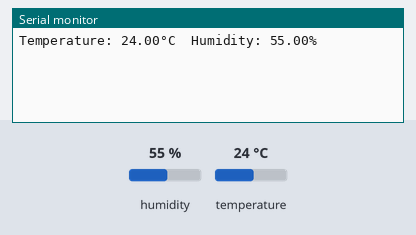
This sketch was run on a simulated ESP8266 (NodeMCU). On the bench: the last lines printed to the serial monitor. Inputs (shaded band) come from the test bench; at power-on: humidity 55 %, temperature 24 °C. WiFi joins after 1.5 s; servers stay silent unless stated.

Above: at 3.0 s.
3.1 s: humidity set to 22 %
At 4.4 s:
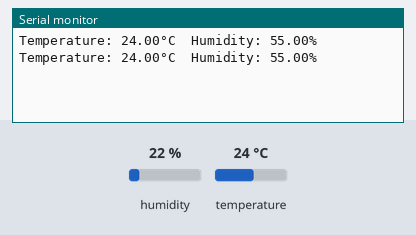
4.6 s: temperature set to 12 °C
At 5.3 s:
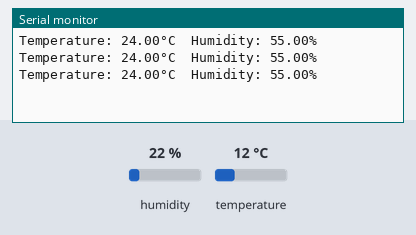
6.1 s: humidity set to 40 %
At 7.6 s:
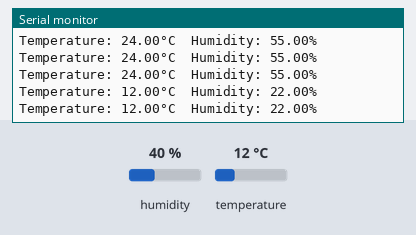
Timing chart, 0 to 9.1 s (numbered marks = the images above; inputs shaded):
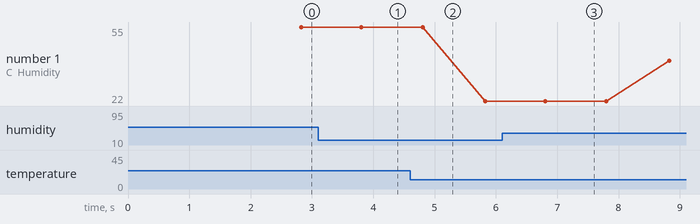

Measured:
- plotted number 1: 22 → 40 after the input at 6.1 s

The sketch:

dht11-blynk-test.ino
```cpp
#define BLYNK_TEMPLATE_ID "YOUR_BLYNK_TEMPLATE_ID"
#define BLYNK_TEMPLATE_NAME "irrrTemp"
#define BLYNK_AUTH_TOKEN "YOUR_BLYNK_AUTH_TOKEN"

#include <ESP8266WiFi.h>
#include <BlynkSimpleEsp8266.h>
#include <DHT.h>

// Replace with your network credentials
char ssid[] = "YOUR_WIFI_NAME";
char pass[] = "YOUR_WIFI_PASSWORD";

// Virtual pins
#define VIRTUAL_PIN_TEMP V2
#define VIRTUAL_PIN_HUMIDITY V1

// DHT sensor settings
#define DHTPIN D3 // Pin where the DHT11 is connected
#define DHTTYPE DHT11

DHT dht(DHTPIN, DHTTYPE);
BlynkTimer timer;

void setup() {
  // Debug console
  Serial.begin(9600);

  // Blynk connection
  Blynk.begin(BLYNK_AUTH_TOKEN, ssid, pass);

  // Initialize the DHT sensor
  dht.begin();

  // Setup a function to be called every second
  timer.setInterval(1000L, sendSensorData);
}

void sendSensorData() {
  // Reading temperature and humidity values from the DHT sensor
  float humidity = dht.readHumidity();
  float temperature = dht.readTemperature();

  if (isnan(humidity) || isnan(temperature)) {
    Serial.println("Failed to read from DHT sensor!");
    return;
  }

  // Printing values to the serial monitor
  Serial.print("Temperature: ");
  Serial.print(temperature);
  Serial.print("°C");
  Serial.print("  Humidity: ");
  Serial.print(humidity);
  Serial.println("%");

  // Sending temperature and humidity values to Blynk
  Blynk.virtualWrite(VIRTUAL_PIN_TEMP, temperature);
  Blynk.virtualWrite(VIRTUAL_PIN_HUMIDITY, humidity);
}

void loop() {
  Blynk.run();
  timer.run();
}
```
